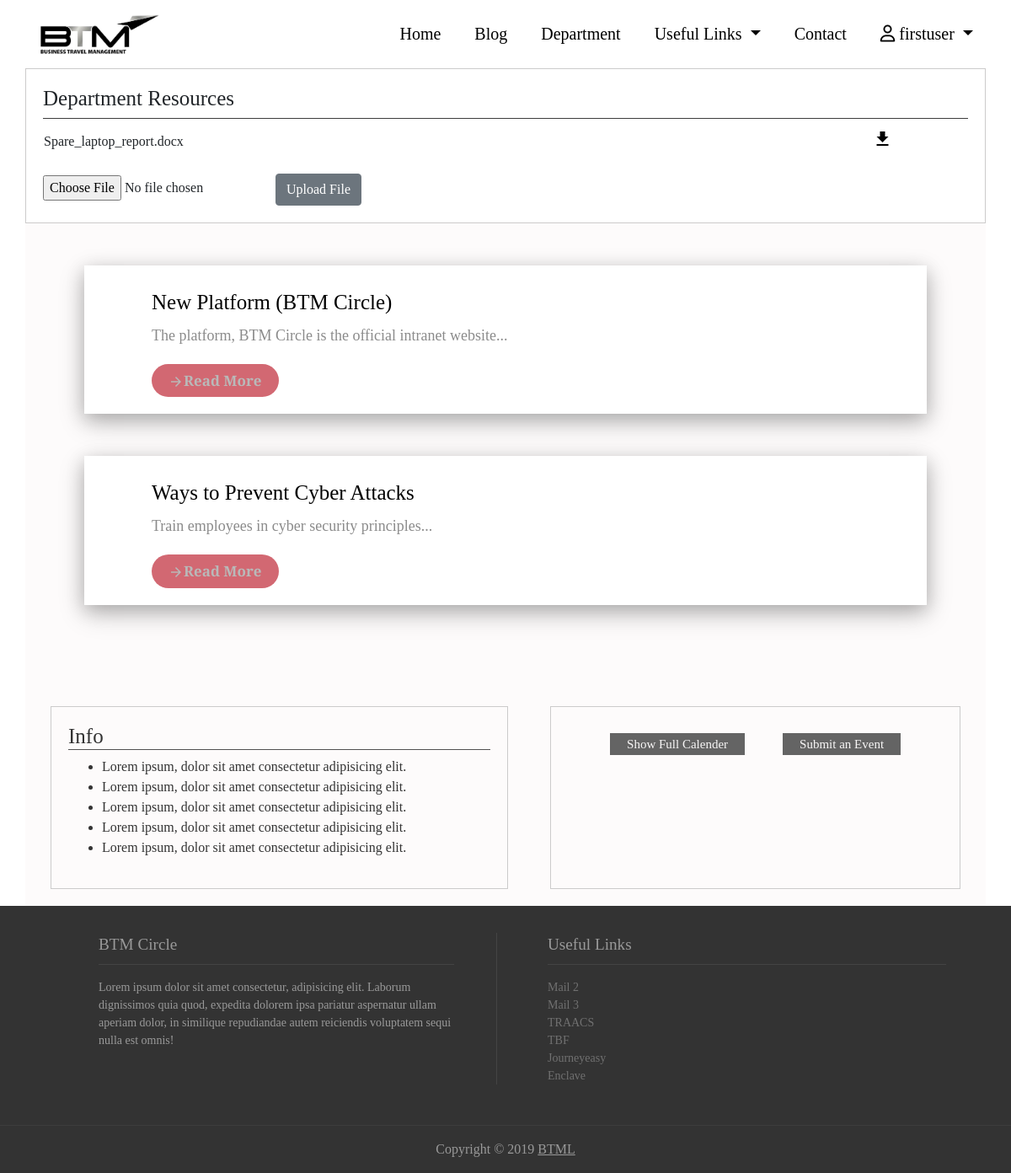
Page /department.php (signed in) on the committed database.
### tables this page shows
CREATE TABLE `uploads` (
  `id` int(11) NOT NULL,
  `filename` varchar(255) NOT NULL,
  `upload_user_id` int(11) NOT NULL,
  `department` varchar(255) NOT NULL,
  `date` datetime NOT NULL DEFAULT current_timestamp()
);

CREATE TABLE `department_posts` (
  `id` int(11) NOT NULL,
  `post_title` varchar(255) NOT NULL,
  `post_description` varchar(255) NOT NULL,
  `post_content` text NOT NULL,
  `department` varchar(255) NOT NULL,
  `post_date` datetime NOT NULL DEFAULT current_timestamp()
);

### department.php (the view, shortened to what this page needs)
<!DOCTYPE html>
<html lang="en">
<head>
    <link rel="stylesheet" href="https://maxcdn.bootstrapcdn.com/bootstrap/4.3.1/css/bootstrap.min.css">
    <link rel="stylesheet" href="department.css">
</head>
<body>
<?php
    include('header.php');
    include('mysql_conn.php');
    $getUploads = $connection->prepare("SELECT * FROM uploads where department=:department");
    $getUploads->execute(['department' => strtolower($_SESSION['department'])]);
    $uploads = $getUploads->fetchAll();
    $getPosts = $connection->prepare("SELECT * FROM department_posts where department=:department");
    $getPosts->execute(['department' => strtolower($_SESSION['department'])]);
    $posts = $getPosts->fetchAll();
?>
<div class="department container" style="overflow-x:auto">
    <h1 class="text">Department Resources</h1>
    <hr>
    <table>
        <?php
            if($getUploads->rowCount() < 1){
                echo "<br> No resources at the moment <br> <br>";
            }
            else{
                foreach ($uploads as $upload){
                    echo "<tr>
                            <td class='td1'>".$upload['filename']."</td>
                            <td class='td2'><a href='uploads/".$_SESSION['department']."/".$upload['filename']."' download><button><i class='material-icons'>file_download</i></button></a></td>
                        </tr>";
                }
            }
        ?>
    </table>
    <form action="upload.php" method="post" enctype="multipart/form-data">
        <input type="file" name="fileToUpload" id="fileToUpload">
        <input class="btn-secondary btn" type="submit" name="submit" value="Upload File">
    </form>
</div>
<div class="content container">
    <?php
    foreach($posts as $post){
        echo '<div class="row">
            <h2 class="padding"><a class="header" href="#" data-toggle="modal" data-target="#post'.$post["id"].'">'.$post["post_title"].'</a></h2>
            <p class="lead padding">'.$post['post_description'].'</p>
            <a class="padding button" href="#" data-toggle="modal" data-target="#post'.$post["id"].'"><i class="material-icons">arrow_forward</i><p>Read More</p></a>
        </div>';
    }
    ?>
</div>
<div class="content grid-container grid1 container">
    <div class="grid-item">
        <h1>Info</h1>
        <ul>
            <li>Lorem ipsum, dolor sit amet consectetur adipisicing elit.</li>
            <li>Lorem ipsum, dolor sit amet consectetur adipisicing elit.</li>
            <li>Lorem ipsum, dolor sit amet consectetur adipisicing elit.</li>
            <li>Lorem ipsum, dolor sit amet consectetur adipisicing elit.</li>
            <li>Lorem ipsum, dolor sit amet consectetur adipisicing elit.</li>
        </ul>
    </div>
    <div class="grid-item calender">
        <h3><a class="cbtn1" href="calender.php">Show Full Calender</a>
        <a class="cbtn2" href="https://tockify.com/tkf2/submitEvent/312050c0b844454e8d0ed4327c5e8246" target="_blank">Submit an Event</a></h3>
    </div>
</div>
<footer>
    <div class="container">
        <div class="footer-cols">
            <ul class="col1">
                <li>BTM Circle</li>
                <p>Lorem ipsum dolor sit amet consectetur, adipisicing elit. Laborum dignissimos quia quod, expedita dolorem ipsa pariatur aspernatur ullam aperiam dolor, in similique repudiandae autem reiciendis voluptatem sequi nulla est omnis!</p>
            </ul>
            <ul class="col2">
                <li>Useful Links</li>
                <li><a href="192.168.83.230">Mail 2</a></li>
                <li><a href="192.168.83.231">Mail 3</a></li>
                <li><a href="http://192.168.83.208/nucorelib/basic_users/login">TRAACS</a></li>
                <li><a href="197.255.61.206">TBF</a></li>
                <li><a href="journeyeasy.net">Journeyeasy</a></li>
                <li><a href="https://192.168.83.226:8008/">Enclave</a></li>
            </ul>
        </div>
    </div>
        <div class="footer-bottom text-center">
        Copyright &copy; 2019 <a href="http://btmlimited.net/">BTML</a>
        </div>
</footer>
</body>
</html>

### department.css (style rules this page uses)
:root { --primary-color: #b50415; --primary-color-hover: #d3071b; --secondary-color: #103063; --secondary-color-hover: #143f85; --primary-color: #b50415; --light-color: rgb(244, 244, 244); }
body { font-family: 'Baskervville', serif; }
.grid1 { display: grid; grid-gap: 50px; grid-template-columns: auto auto; padding: 10px; color: #333; }
.grid-container h1 { font-size: 25px; border-bottom: 1px solid rgb(82, 81, 81); }
.content .grid-item { border: 1px solid rgb(204, 203, 203); padding: 20px; }
.calender h3 { margin-top: 10px; text-align: center; margin-bottom: 0px; font-size: 20px; }
.calender h3 a { color: var(--light-color); transition: 0.5s; }
.cbtn1, .cbtn2 { padding: 5px 20px 5px 20px; opacity: 0.6; transition: 0.3s; background-color: black; font-size: 15px; }
.cbtn1 { margin-right: 20px; }
.cbtn2 { margin-left: 20px; }
.grid-container .calender .cbtn1 { color: var(--light-color); }
table { width: 100%; }
.td2 { text-align: center; }
table button { text-decoration: none; border: none; background-color: #fff; }
.department { border: 1px solid rgb(204, 203, 203); padding: 20px; }
.department .text { font-size: 25px; }
.department hr { margin-bottom: 10px; width: 100%; }
.department form { padding-top: 20px; }
.content { background-color: rgb(253, 251, 251); padding: 50px 30px 20px 30px; }
.row { background-color: white; margin-bottom: 50px; box-shadow: 0 10px 30px 0 rgba(0, 0, 0, 0.2), 0 6px 20px 0 rgba(0, 0, 0, 0.19); margin-right: 40px; margin-left: 40px; }
.padding { margin-right: 80px; margin-left: 80px; }
.content .row h2 { font-size: 35px; width: 100%; margin-top: 20px; }
.content .row p { color: rgb(139, 139, 139) }
.content .row .lead { width: 100%; }
.content .row a { text-decoration: none; color: var(--primary-color-hover); font-weight: normal; transition: 0.3s; opacity: 0.5; font-size: 25px; }
.content .row .header { color: black !important; opacity: 1 !important; }
.content .row .button { margin-top: 20px; margin-bottom: 20px; padding: 2px 20px 0px 20px; border-radius: 20px; opacity: 0.6; transition: 0.3s; background-color: var(--primary-color); color: white; font-weight: bold; }
.content .row .button p { float: right; font-size: 17px; padding-top: 5px; }
.content .row p { font-size: 18px; margin-bottom: 0px; }
.content .row .button i { color: rgb(139, 139, 139); font-size: 18px; }
footer { background: #333; }
footer .footer-cols { display: grid; grid-gap: 20px; grid-template-columns: repeat(2, 1fr); padding: 2rem; text-align: left; font-size: 14px; }
footer .footer-cols ul { list-style: none; color: rgba(255, 255, 255, 0.5); }
footer .footer-cols ul li a { color: rgba(255, 255, 255, 0.3); }
footer .footer-cols ul li:first-child { font-size: 1.2rem; padding-bottom: 0.5rem; border-bottom: #444 solid 1px; margin-bottom: 1rem; }
footer .footer-bottom { background: #333; color: rgba(255, 255, 255, 0.5); padding: 1rem; }
footer .col1 { border-right: 1px solid #444; padding-right: 50px; }
.footer-bottom a { color: rgba(255, 255, 255, 0.5); text-decoration: underline; }
hr { background-color: #444; width: 100%; margin: 0px; }

### rows in the picture
uploads: filename "Spare_laptop_report.docx"
department_posts: post_title "New Platform (BTM Circle)", post_description "The platform, BTM Circle is the official intranet website..."
department_posts: post_title "Ways to Prevent Cyber Attacks", post_description "Train employees in cyber security principles..."

### other values in the picture
$_SESSION['username'] "firstuser"
